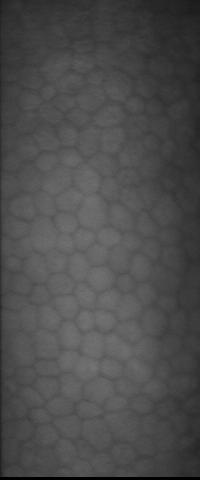
#> input picture backend/segmentation/img_dest/12.00.jpeg, 200 x 480 px
$ python -i analyzeCells.py   (imports and definitions only)
#> lines starting #> are read from the running program, lines starting #| are printed output that depends on the picture; after the words box and inside, x2 and y2 are one past the last pixel; in counts of white or black regions, pixels touching at a corner belong together
'''

File assumes that UNet segmentation images have been construction prior to being called, and utilizes those
predictions to determine all enclosed cells within the image, determining cells through their enclosed borders.

Then, dependent on options passed from Node, it will analyze all found cells based on a set of features - cell shape,
cell size, and cell pointiness. It can also provide a resultant overlay image, with the UNet segmentation (colorized) placed over
the original image to visualize accuracy of segmentation.


'''

import sys
import os
import copy, csv, math
import numpy as np
import cv2
import json
from PIL import Image
import statistics
from skimage.morphology import medial_axis, skeletonize

# Variables passed from Node
UNET_SRC_DIR = sys.argv[1]
COLORED_IMG_DST = sys.argv[2]
CSV_DATA_DST = sys.argv[3]
CROPPED_IMG_DST = sys.argv[4]
# [1 line that did not run here, left out]
# [1 line that did not run here, left out]

# Expected dimensions for ideal segmentation analysis
IMG_H, IMG_W = 256, 256
BATCH_SIZE_FILES = 5

# Incorrect Segmentation Analysis
MIN_CELL_SIZE_THRESHOLD = 100
MIN_EXTENT = 0.6
MAX_EDGES = 9
MAX_ASPECT_RATIO = 0.2

# Cell Features
SIZE = "size"
SHAPE = "shape"
POINTINESS = "pointiness"

# Colors For Overlay
CELL_BORDER_COLOR = (0,255,0)
EVEN_CELL_NUM_COLOR = (255, 0, 255, 0.7)
ODD_CELL_NUM_COLOR = (0, 128, 255)

'''Determines if a contour is actually an external contour by checking if it exists within a higher
branch of the contour hierarchy (i.e., is not the most enclosed shape, but has subcontours within it). '''
# [5 lines left out: function checkForExternalContour, not called in this run]


''' Given a contour and its enclosed area, it determines if the contour is incorrectly segmented. Returns
true if contour is incorrectly segmented, false otherwise.

Note: Incorrect segmentation check is mathematically done through subjective constraints. There is no gurantee
that a contour determined to be incorrectly segmented is actually incorrectly segmented.

'''
# [24 lines left out: function checkForIncorrectSegmentation, not called in this run]

''' Given a UNet prediction image, it attempts to clean the image and utilizes the CV2 library to
find all its contours (enclosed shapes --> cells). '''
def findContours(filename):

#> called with filename = '../img_dest/12.00.jpeg'
    img = cv2.imread(filename)
#> img is the input picture: shape (480, 200, 3); min 0, max 116, mean 75.9

    # Grayscale
    image_clean = cv2.cvtColor(img, cv2.COLOR_BGR2GRAY)

    # Binary image (0s & 255s)
    ret, image_clean = cv2.threshold(image_clean,125,255,cv2.THRESH_BINARY+cv2.THRESH_OTSU)
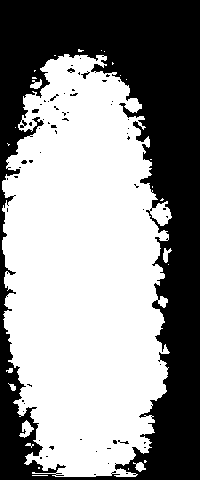
#> image_clean: shape (480, 200); 57.4% white; 63 black regions (58 under 20 px), largest, box (x1, y1, x2, y2) and area: (0, 0, 200, 480) 40559, (81, 71, 90, 79) 26, (32, 109, 39, 113) 24, (67, 68, 75, 73) 23, (50, 94, 59, 101) 20
#> ret = 73

    # Invert
    image_clean = cv2.bitwise_not(image_clean)

    # Border Thinning - Dilation & Medial Axis
    skel, distance = medial_axis(image_clean.copy(), return_distance=True)
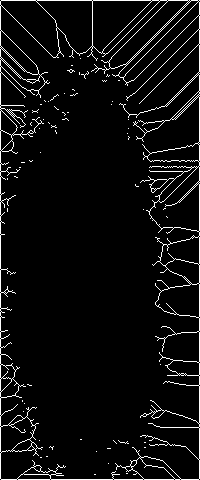
#> skel: shape (480, 200) bool; 5.5% white in thin lines or dots
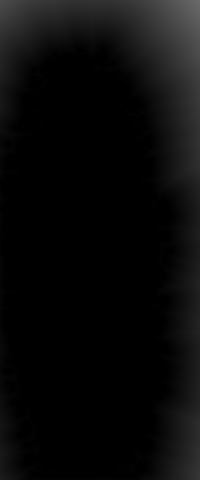
#> distance: shape (480, 200) float64; min 0, max 106.6, mean 10.2
    kernel = np.ones((3,3),np.uint8)
    image_clean = cv2.dilate(image_clean,kernel,iterations = 5)
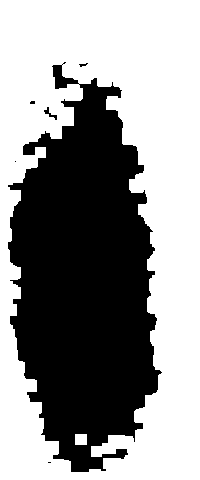
#> image_clean: shape (480, 200); 57.3% white; 6 black regions (4 under 20 px)
    image_clean = distance * skel
    image_clean[:] *= 255
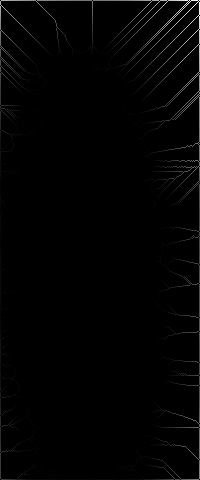
#> image_clean: shape (480, 200) float64; min 0, max 27184.7, mean 288.6; drawn with min black and max white
    image_clean = image_clean.astype(np.uint8)
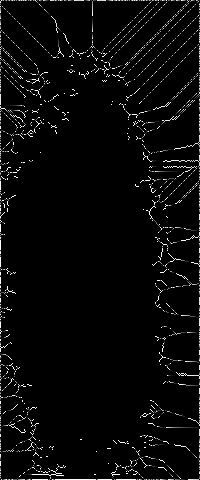
#> image_clean: shape (480, 200); min 0, max 255, mean 8.6

    # Find all contours (enclosed cells)
    cnts = cv2.findContours(image_clean, cv2.RETR_LIST, cv2.CHAIN_APPROX_NONE)
#> cnts = 333 contours, 300 with area under 20; largest, box (x1, y1, x2, y2) and area: (0, 0, 200, 480) 15554, (149, 166, 200, 232) 1843, (36, 0, 93, 55) 1812, (92, 0, 152, 54) 1746, (0, 0, 60, 58) 1610
    cnts = cnts[0] if len(cnts) == 2 else cnts[1]

    external_contours = cv2.findContours(image_clean, cv2.RETR_EXTERNAL, cv2.CHAIN_APPROX_NONE)
#> external_contours = 70 contours, 69 with area under 20; largest, box (x1, y1, x2, y2) and area: (0, 0, 200, 480) 15554
    external_contours = external_contours[0] if len(external_contours) == 2 else external_contours[1]

    # Invert
    image_clean = cv2.bitwise_not(image_clean)
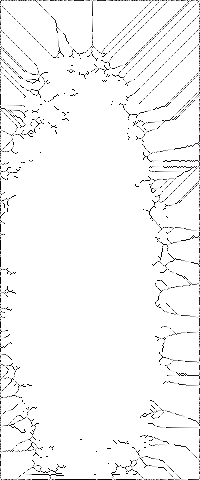
#> image_clean: shape (480, 200); min 0, max 255, mean 246.4

    # RGB
    image_clean = cv2.cvtColor(image_clean,cv2.COLOR_GRAY2RGB)
#> image_clean: shape (480, 200, 3)

    return image_clean, cnts, external_contours


''' Given a cleaned UNet prediction image and its set of contours, determines all correctly segmented cells and colors their
perceived cell borders. Allows for visualization of cell segmentation.'''
# [40 lines left out: function colorizeCellBorders, not called in this run]

''' Overlays the UNet segmentation prediction image over the original raw image. Resizes both to be of same size.'''
# [32 lines left out: function overlay, not called in this run]

'''Given a contour (cell), extract relevent feature data dependent on what feature I choose to analyze. '''
# [47 lines left out: function extractCharachteristicFromContour, not called in this run]

'''Given an array of contours (cells), extract feature values for every cell. Automatically filters out any
contours that it considers to be incorrectly segmented (see conditions at top of file), or contains
additional enclosed cells within (i.e., not truly a unique cell). '''
# [35 lines left out: functions extractCharachteristic, batch, not called in this run]

'''

Main function of the file, responsible for calling all relevent sub-functions aboves. Utilizes constraints
passed by calling system (Node), and outputs in accordance to desired output.

'''
# [50 lines left out: function main, not called in this run]

# [1 line not run here, left out]

>>> result = findContours('../img_dest/12.00.jpeg')
